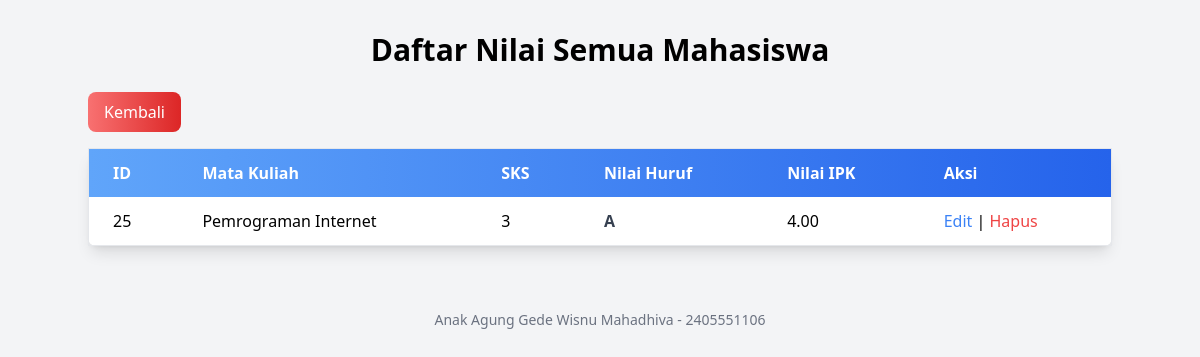
The app's page /tugas3pemrogramaninternet/nilai_mahasiswa.php with its own data.
### tables this page shows
CREATE TABLE `nilai` (
  `id` int(11) NOT NULL AUTO_INCREMENT,
  `mahasiswa_id` int(11) NOT NULL,
  `mata_kuliah` varchar(100) NOT NULL,
  `sks` tinyint(4) NOT NULL,
  `nilai_huruf` enum('A','B','C','D','E') NOT NULL,
  `nilai_angka` decimal(3,2) NOT NULL,
  PRIMARY KEY (`id`),
  KEY `mahasiswa_id` (`mahasiswa_id`),
  CONSTRAINT `nilai_ibfk_1` FOREIGN KEY (`mahasiswa_id`) REFERENCES `mahasiswa` (`id`) ON DELETE CASCADE
);

### tugas3pemrogramaninternet/nilai_mahasiswa.php (the view, shortened to what this page needs)
<?php
include "koneksi.php";
$id_mahasiswa = isset($_GET['id']) ? $_GET['id'] : null;
?>
<!DOCTYPE html>
<html lang="id">
<head>
  <script src="https://cdn.tailwindcss.com"></script>
</head>
<body class="bg-gray-100">
<div class="container mx-auto py-8">
  <h1 class="text-3xl font-bold text-center mb-6">
    <?php
    if ($id_mahasiswa) {
      $mhs = $conn->query("SELECT nama FROM mahasiswa WHERE id='$id_mahasiswa'")->fetch_assoc();
      echo "Nilai Mahasiswa: " . htmlspecialchars($mhs['nama']);
    } else {
      echo "Daftar Nilai Semua Mahasiswa";
    }
    ?>
  </h1>
  <div class="flex justify-between mb-4">
    <a href="index.php" class="bg-gradient-to-r from-red-400 to-red-600 text-white px-4 py-2 rounded-lg hover:from-red-500 hover:to-red-700 transition">
      Kembali
    </a>
  </div>
  <table class="min-w-full bg-white border border-gray-200 rounded-lg shadow-lg">
    <thead class="bg-gradient-to-r from-blue-400 to-blue-600 text-white">
      <tr>
        <th class="py-3 px-6 text-left">ID</th>
        <th class="py-3 px-6 text-left">Mata Kuliah</th>
        <th class="py-3 px-6 text-left">SKS</th>
        <th class="py-3 px-6 text-left">Nilai Huruf</th>
        <th class="py-3 px-6 text-left">Nilai IPK</th>
        <th class="py-3 px-6 text-left">Aksi</th>
      </tr>
    </thead>
    <tbody>
      <?php
      $sql = $id_mahasiswa
        ? "SELECT * FROM nilai WHERE mahasiswa_id='$id_mahasiswa'"
        : "SELECT n.*, m.nama AS nama_mahasiswa FROM nilai n INNER JOIN mahasiswa m ON n.mahasiswa_id = m.id";
      $result = $conn->query($sql);
      if ($result->num_rows > 0) {
        while ($row = $result->fetch_assoc()) {
          echo "<tr class='border-b hover:bg-gray-50 transition'>
                  <td class='py-3 px-6'>{$row['id']}</td>
                  <td class='py-3 px-6'>{$row['mata_kuliah']}</td>
                  <td class='py-3 px-6'>{$row['sks']}</td>
                  <td class='py-3 px-6 font-semibold text-gray-700'>{$row['nilai_huruf']}</td>
                  <td class='py-3 px-6'>{$row['nilai_angka']}</td>
                  <td class='py-3 px-6'>
                    <a href='editnilai.php?id={$row['id']}&mahasiswa_id={$row['mahasiswa_id']}' class='text-blue-500 hover:text-blue-700 transition'>Edit</a> |
                    <a href='hapusnilai.php?id={$row['id']}&mahasiswa_id={$row['mahasiswa_id']}' class='text-red-500 hover:text-red-700 transition'>Hapus</a>
                  </td>
                </tr>";
        }
      } else {
        echo "<tr><td colspan='6' class='text-center py-4 text-gray-500'>Belum ada data nilai.</td></tr>";
      }
      ?>
    </tbody>
  </table>
</div>
<p class="mt-8 text-center text-sm text-gray-500">Anak Agung Gede Wisnu Mahadhiva - 2405551106</p>
</body>
</html>

### records on screen
nilai: id "25", mata_kuliah "Pemrograman Internet", sks "3", nilai_huruf "A", nilai_angka "4.00"
